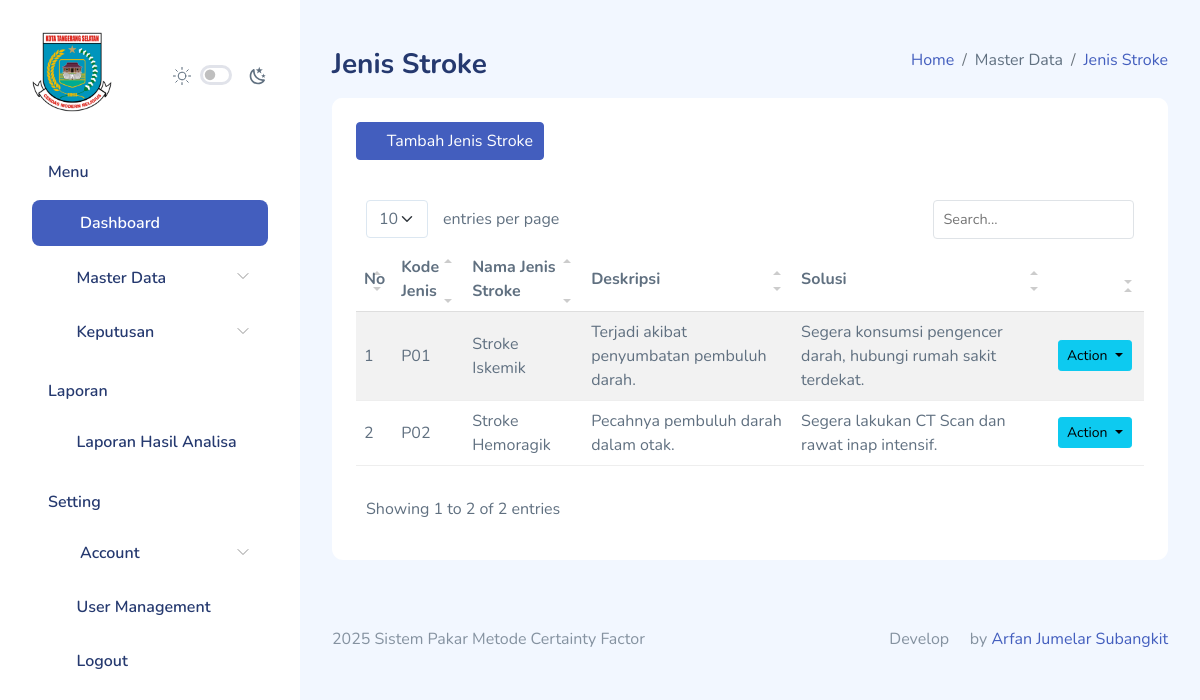
/jenis_stroke/index.php (signed in), run on an earlier commit of the app's database.
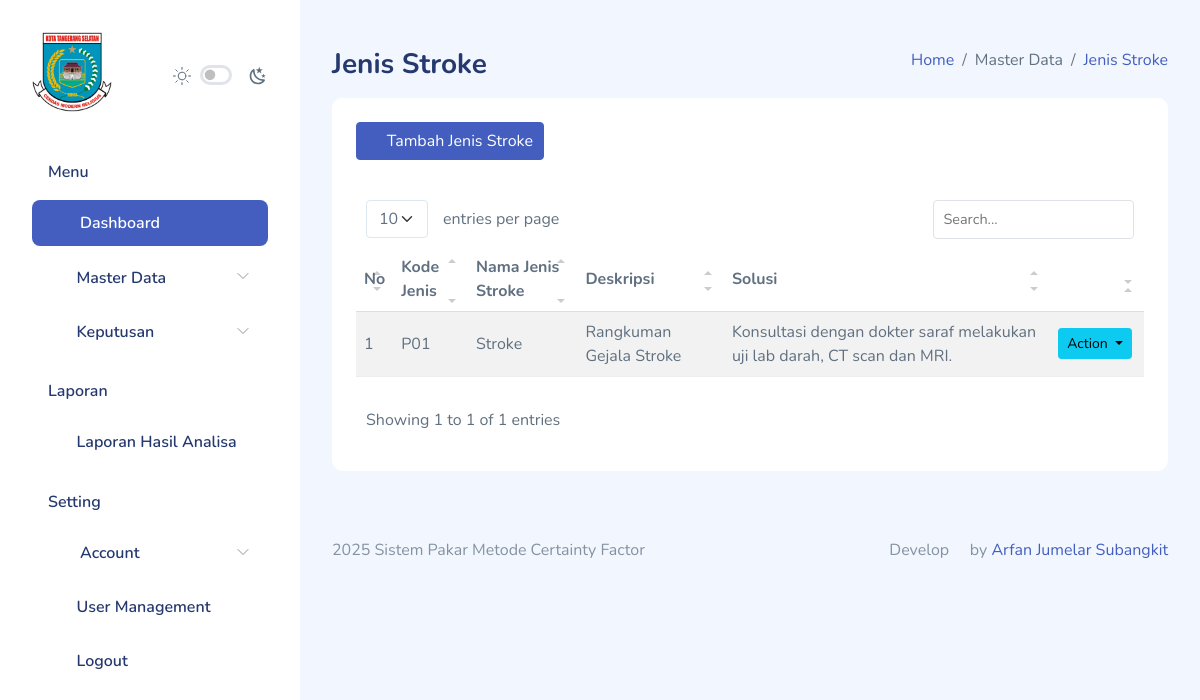
And on a later commit of the database.
### tables this page shows
CREATE TABLE `penyakit` (
  `id_penyakit` int(11) NOT NULL,
  `kode_penyakit` varchar(10) NOT NULL,
  `nama_penyakit` varchar(250) NOT NULL,
  `deskripsi` varchar(250) NOT NULL,
  `solusi` varchar(250) NOT NULL,
  `created_at` timestamp NOT NULL DEFAULT current_timestamp(),
  `updated_at` timestamp NULL DEFAULT NULL
);

### functions.php (called while the page is built, shortened)
<?php
$db = mysqli_connect("localhost", "root", "", "dev-arfan");
function query($query)
{
    global $db;
    $result = mysqli_query($db, $query);
    $rows = [];
    if ($result) {
        if (mysqli_num_rows($result) > 0) {
            while ($row = mysqli_fetch_assoc($result)) {
                $rows[] = $row;
            }
        }
    } else {
        echo "Error: " . mysqli_error($db);
    }
    return $rows;
}

### jenis_stroke/index.php (the view, shortened to what this page needs)
<?php
$penyakit = query("SELECT * FROM penyakit");
?>
<!DOCTYPE html>
<html lang="en">
<head>
    <link rel="stylesheet" href="../assets/extensions/simple-datatables/style.css">
    <link rel="stylesheet" href="../assets/compiled/css/table-datatable.css">
    <link rel="stylesheet" href="../assets/compiled/css/app.css">
    <link rel="stylesheet" href="../assets/compiled/css/app-dark.css">
    <link rel="stylesheet" href="../assets/compiled/css/iconly.css">
    <link rel="stylesheet" href="../assets/extensions/@fortawesome/fontawesome-free/css/all.min.css">
</head>
<body>
    <div id="app">
        <?php require_once '../partials/sidebar.php'; ?>
        <div id="main">
            <div class="page-heading">
                <div class="page-title">
                    <div class="row">
                        <div class="col-12 col-md-6 order-md-1 order-last mb-2">
                            <h3>Jenis Stroke</h3>
                        </div>
                        <div class="col-12 col-md-6 order-md-2 order-first">
                            <nav aria-label="breadcrumb" class="breadcrumb-header float-start float-lg-end">
                                <ol class="breadcrumb">
                                    <li class="breadcrumb-item"><a href="../home">Home</a></li>
                                    <li class="breadcrumb-item">Master Data</li>
                                    <li class="breadcrumb-item active" aria-current="page"><a href="">Jenis Stroke</a></li>
                                </ol>
                            </nav>
                        </div>
                    </div>
                </div>
                <section class="section">
                    <div class="card">
                        <div class="card-header">
                            <h5 class="card-title">
                                <a href="add_penyakit.php" class="btn icon icon-left btn-primary"><i class="fa fa-plus"></i> Tambah Jenis Stroke</a>
                            </h5>
                        </div>
                        <div class="card-body">
                            <table class="table table-striped" id="table1">
                                <thead>
                                    <tr>
                                        <th>No</th>
                                        <th>Kode Jenis</th>
                                        <th>Nama Jenis Stroke</th>
                                        <th>Deskripsi</th>
                                        <th>Solusi</th>
                                        <th></th>
                                    </tr>
                                </thead>
                                <tbody>
                                    <?php foreach ($penyakit as $i => $p): ?>
                                        <tr>
                                            <td><?= $i + 1; ?></td>
                                            <td><?= $p["kode_penyakit"]; ?></td>
                                            <td><?= $p["nama_penyakit"]; ?></td>
                                            <td><?= $p["deskripsi"]; ?></td>
                                            <td><?= $p["solusi"]; ?></td>
                                            <td>
                                                <div class="dropdown">
                                                    <button class="btn btn-sm btn-info dropdown-toggle me-1" type="button"
                                                        id="dropdownMenuButton3" data-bs-toggle="dropdown" aria-haspopup="true"
                                                        aria-expanded="false">
                                                        Action
                                                    </button>
                                                </div>
                                            </td>
                                        </tr>
                                    <?php endforeach; ?>
                                </tbody>
                            </table>
                        </div>
                    </div>
                </section>
            </div>
            <?php require_once '../partials/footer.php'; ?>
        </div>
    </div>
</body>
</html>

What changed in the data, as far as the page shows it:
removed penyakit: kode_penyakit "P02", nama_penyakit "Stroke Hemoragik", deskripsi "Pecahnya pembuluh darah dalam otak.", solusi "Segera lakukan CT Scan dan rawat inap intensif."
changed penyakit: nama_penyakit "Stroke Iskemik" → "Stroke"; deskripsi "Terjadi akibat penyumbatan pembuluh darah." → "Rangkuman Gejala Stroke"; solusi "Segera konsumsi pengencer darah, hubungi rumah sakit terdekat." → "Konsultasi dengan dokter saraf melakukan uji lab darah, CT scan dan MRI."
Also different on the page:
text written by a page script: "entries per page Showing 1 to 2 of 2 entries" → "entries per page Showing 1 to 1 of 1 entries"
